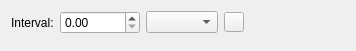
<?xml version="1.0" encoding="UTF-8"?>
<ui version="4.0">
 <class>CxCameraTriggerForm</class>
 <widget class="QWidget" name="CxCameraTriggerForm">
  <property name="geometry">
   <rect>
    <x>0</x>
    <y>0</y>
    <width>356</width>
    <height>51</height>
   </rect>
  </property>
  <property name="windowTitle">
   <string>Software Camera Trigger</string>
  </property>
  <layout class="QGridLayout" name="gridLayout">
   <item row="0" column="2">
    <widget class="QComboBox" name="cbUnit"/>
   </item>
   <item row="0" column="0">
    <widget class="QLabel" name="label">
     <property name="text">
      <string>Interval:</string>
     </property>
    </widget>
   </item>
   <item row="0" column="1">
    <widget class="QDoubleSpinBox" name="spinInterval">
     <property name="maximumSize">
      <size>
       <width>80</width>
       <height>16777215</height>
      </size>
     </property>
     <property name="maximum">
      <double>10000000000000000.000000000000000</double>
     </property>
    </widget>
   </item>
   <item row="0" column="4">
    <spacer name="horizontalSpacer">
     <property name="orientation">
      <enum>Qt::Horizontal</enum>
     </property>
     <property name="sizeHint" stdset="0">
      <size>
       <width>40</width>
       <height>20</height>
      </size>
     </property>
    </spacer>
   </item>
   <item row="0" column="3">
    <widget class="QPushButton" name="btStart">
     <property name="minimumSize">
      <size>
       <width>20</width>
       <height>20</height>
      </size>
     </property>
     <property name="maximumSize">
      <size>
       <width>20</width>
       <height>20</height>
      </size>
     </property>
     <property name="text">
      <string/>
     </property>
     <property name="checkable">
      <bool>true</bool>
     </property>
    </widget>
   </item>
   <item row="1" column="2">
    <spacer name="verticalSpacer">
     <property name="orientation">
      <enum>Qt::Vertical</enum>
     </property>
     <property name="sizeHint" stdset="0">
      <size>
       <width>20</width>
       <height>0</height>
      </size>
     </property>
    </spacer>
   </item>
  </layout>
 </widget>
 <resources/>
 <connections/>
</ui>
